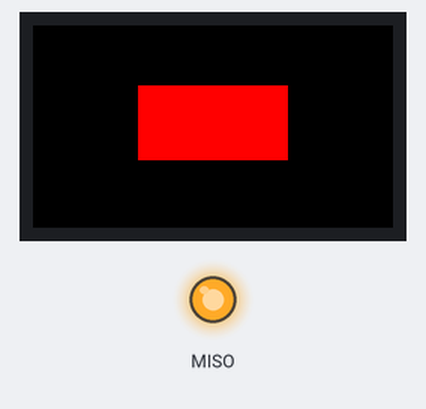
The program below on a simulated CircuitPython board. Parts: 240×135 colour display, output pins drawn as LEDs (lit = HIGH). What the program prints to the serial console is not drawn.

Above: at 2.1 s.
Timing chart, 0 to 3.6 s (numbered marks = the images above):
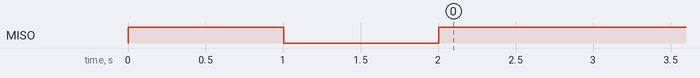

The program:

backlight_debug.py
```python
import board
import digitalio
import time

print("=== TFT_BACKLIGHT Debug ===")

try:
    print("Step 1: Check TFT_BACKLIGHT type")
    backlight_pin = board.TFT_BACKLIGHT
    print(f"Type: {type(backlight_pin)}")
    print(f"Value: {backlight_pin}")

    print("Step 2: Try digitalio setup")
    try:
        backlight = digitalio.DigitalInOut(backlight_pin)
        print("✅ DigitalInOut created")

        print("Step 3: Set direction")
        backlight.direction = digitalio.Direction.OUTPUT
        print("✅ Direction set to OUTPUT")

        print("Step 4: Test control")
        backlight.value = True
        print("✅ Set HIGH")
        time.sleep(1)

        backlight.value = False
        print("✅ Set LOW")
        time.sleep(1)

        backlight.value = True
        print("✅ Backlight working!")

    except Exception as inner_e:
        print(f"❌ DigitalIO Error: {inner_e}")
        print(f"Error type: {type(inner_e)}")

        print("Step 5: Try PWM instead")
        try:
            import pwmio
            backlight_pwm = pwmio.PWMOut(backlight_pin)
            backlight_pwm.duty_cycle = 65535  # Full brightness
            print("✅ PWM backlight worked!")
            backlight_pwm.deinit()
        except Exception as pwm_e:
            print(f"❌ PWM Error: {pwm_e}")

        print("Step 6: Check if pin in use")
        try:
            print(f"Pin dir: {dir(backlight_pin)}")
        except:
            print("Can't get pin details")

except Exception as e:
    print(f"❌ Major Error: {e}")
    print(f"Error type: {type(e)}")

    print("Checking if TFT_BACKLIGHT exists...")
    if hasattr(board, 'TFT_BACKLIGHT'):
        print("✅ TFT_BACKLIGHT exists")
    else:
        print("❌ TFT_BACKLIGHT missing")

print("=== Debug Complete ===")

# Try working without backlight control
print("Testing display without backlight...")
try:
    import displayio
    displayio.release_displays()

    # Use built-in display if available
    if hasattr(board, 'DISPLAY'):
        print("Using board.DISPLAY")
        display = board.DISPLAY

        # Create simple test
        main_group = displayio.Group()
        display.show(main_group)

        # Red rectangle
        bitmap = displayio.Bitmap(100, 50, 1)
        palette = displayio.Palette(1)
        palette[0] = 0xFF0000
        tile = displayio.TileGrid(bitmap, pixel_shader=palette, x=70, y=40)
        main_group.append(tile)

        print("✅ Display test without backlight")

except Exception as disp_e:
    print(f"❌ Display Error: {disp_e}")

while True:
    time.sleep(1)
```
